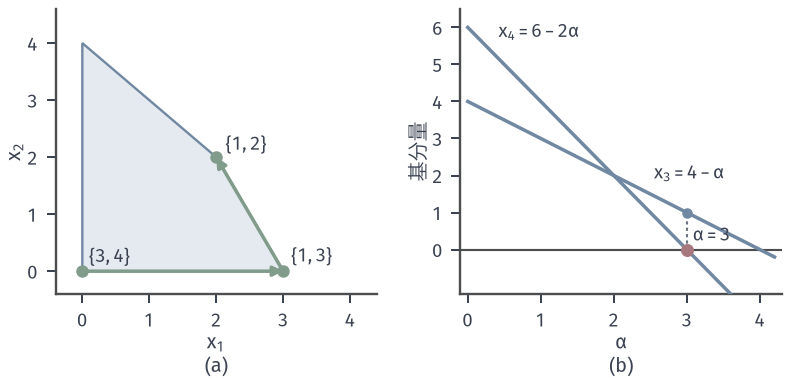

This chart was generated by the following Python code:
from pathlib import Path
import sys
sys.path.insert(0, str(Path(__file__).resolve().parents[1]/"lp-common"))
from lp_fig import *
HERE = Path(__file__).resolve().parent
# Two basis exchanges on the workshop and the ratio test of the first one.
A = np.hstack([WS_A, np.eye(2)]); b = WS_B
def step(B, q):
    AB = A[:, B]; xB = np.linalg.solve(AB, b); u = np.linalg.solve(AB, A[:, q])
    alpha, r = min((xB[i]/u[i], i) for i in range(len(B)) if u[i] > 1e-12)
    x = np.zeros(4); x[B] = xB-alpha*u; x[q] = alpha
    return x, B[:r]+[q]+B[r+1:], alpha, u, xB
x1, B1, a1, u1, xB1 = step([2, 3], 0)  # bases are 0-based here: slack basis, enter x1
x2, B2, a2, u2, xB2 = step(B1, 1)      # enter x2
fig, axes = figure(width_mm=112, height_mm=54, ncols=2)
panels(fig, .07, .985, .975, .23, .26)
a, c = axes
xl, yl = (-.4, 4.4), (-.4, 4.6)
region(a, workshop())
arrow(a, (0, 0), x1[:2]); arrow(a, x1[:2], x2[:2])
dot(a, (0, 0), GREEN, ms=5); dot(a, x1[:2], GREEN, ms=5); dot(a, x2[:2], GREEN, ms=5)
a.text(.1, .15, '$\\{3,4\\}$', fontsize=7.5, color=INK); a.text(3.12, .16, '$\\{1,3\\}$', fontsize=7.5, color=INK)
a.text(2.14, 2.12, '$\\{1,2\\}$', fontsize=7.5, color=INK)
setup(a, xl, yl, range(0, 5), range(0, 5))
al = np.linspace(0, 4.2, 50)
for i, (name, ha, off) in enumerate([('$x_3$', 'left', .12), ('$x_4$', 'left', -.5)]):
    c.plot(al, xB1[i]-al*u1[i], color=BLUE, lw=1.4, zorder=3)
c.axhline(0, color=EDGE, lw=.85, zorder=2)
c.plot([a1, a1], [0, xB1[0]-a1*u1[0]], color=MUTED, lw=.85, ls=(0, (1.5, 1.5)), zorder=2)
dot(c, (a1, 0), RED, ms=5.2); dot(c, (a1, xB1[0]-a1*u1[0]), BLUE, ms=4.2)
c.text(2.55, 1.9, '$x_3=4-\\alpha$', fontsize=7.5, color=INK)
c.text(1.12, 3.75, '', fontsize=7.5)
c.text(.42, 5.72, '$x_4=6-2\\alpha$', fontsize=7.5, color=INK, ha='left')
c.text(3.08, .22, '$\\alpha=3$', fontsize=7.5, color=INK)
setup(c, (-.1, 4.3), (-1.2, 6.5), range(0, 5), range(0, 7), '$\\alpha$', '基分量')
tags(fig, axes)
save(fig, HERE, 'figure', {'first': {'u': u1.tolist(), 'alpha': a1, 'x': x1.tolist()}, 'second': {'u': u2.tolist(), 'alpha': a2, 'x': x2.tolist()}})
